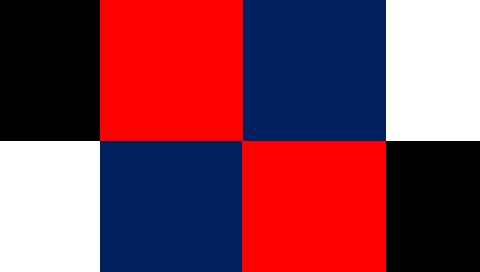
%> input picture 47_uart_sdram_tft_pic/matlab/color.png, 480 x 272 px
$ octave uart_sdram_pic.m   (GNU Octave 9; MATLAB toolbox functions it lacks are replaced by stand-ins)
%> lines starting %> are read from the running program, lines starting %| are printed output that depends on the picture; in (x1, y1, x2, y2) boxes, pixels count from 0 and x2, y2 are one past the last pixel; in counts of white or black regions, pixels touching at a corner belong together; the program's own positions count from 1
clc;                        %清理命令行窗口
clear all;                  %清理工作区
RGB=imread('color.png');     %使用imread函数读取图片数据
%> RGB is the input picture: size 272x480x3 uint8; mean R, G, B 127.7, 61, 80
[ROW,COL,D]=size(RGB);      %图片行,列,维度
%> ROW = 272; COL = 480; D = 3
R=RGB(:,:,1);               %提取图片中的红色分量
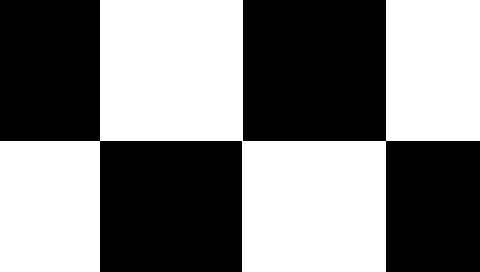
%> R: size 272x480 uint8; 50.1% white; 2 black regions, box (x1, y1, x2, y2) and area: (0, 0, 242, 272) 32702, (243, 0, 480, 272) 32477
G=RGB(:,:,2);               %提取图片中的绿色分量
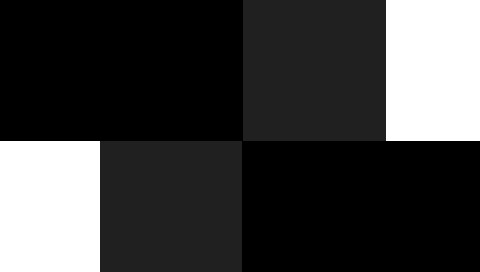
%> G: size 272x480 uint8; min 0, max 255, mean 61
B=RGB(:,:,3);               %提取图片中的蓝色分量
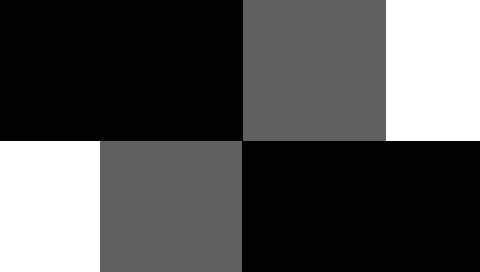
%> B: size 272x480 uint8; min 0, max 255, mean 80
imgdata=zeros(1,ROW*COL);   %定义一个初值为0的数组,存储转换后的图片数据
for r=1:ROW
	for c=1:COL
       imgdata((r-1)*COL+c)=bitand(R(r,c),224)+bitshift(bitand(G(r,c),224),-3)+bitshift(bitand(B(r,c),192),-6);
	end
end

fidc=fopen('color.txt','w+');
for i =1:ROW*COL
        fprintf(fidc,'%02x ',imgdata(i));
end
fclose(fidc);
